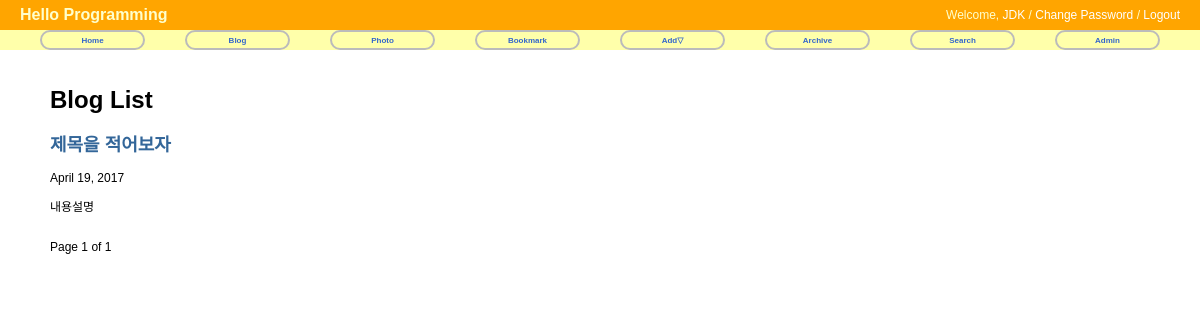
The page /blog/ on the database as committed earlier.
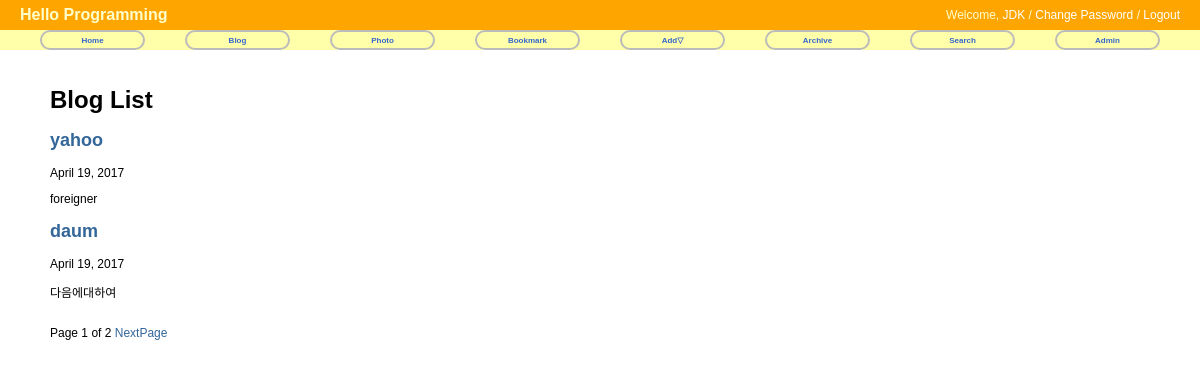
The same page on the database as committed later.
### blog/models.py (models this page shows, shortened)
@python_2_unicode_compatible
class Post(models.Model):
    title = models.CharField('TITLE',max_length=50)
    slug = models.SlugField('SLUG',unique=True,allow_unicode=True,help_text='one word for title alias') #allow_unicode하면 한글처리가능
    description = models.CharField('DESCRIPTION',max_length=100,blank=True,help_text='simple description text')
    content = models.TextField('CONTENT')
    create_date = models.DateTimeField('Create Date',auto_now_add=True)#antu_now_add = 객체가 생성될 때 자동 기록
    modify_date = models.DateTimeField('Modify_Date',auto_now=True)#auto_now = 데이터베이스에 저장될 때 자동 기록
    class Meta: #필드 외에 필요한 파라미터는 메타클래스에 정의
        verbose_name = 'post' #테이블 단수 별칭
        verbose_name_plural = 'posts' #테이블 복수 별칭
        db_table = 'my_post' #데이터베이스에 저장되는 테이블 이름을 'my_post' 로함
        ordering = ('-modify_date',) # 모델객체 리스트 출력시 정렬을 modify_date기준 내림차순
    def get_absolute_url(self):
        return reverse('blog:post_detail',args=(self.slug,)) # 장고 내장 함수

### blog/views.py (the view)
class PostLV(ListView):
    model = Post
    template_name = 'blog/post_all.html'
    context_object_name = 'posts'
    paginate_by = 2

### blog/templates/blog/post_all.html (shortened to what this page needs)
{% extends "base.html" %}
{% block content %}
  <div id="content">
    <h1>Blog List</h1>
    {% for post in posts %}
      <h2><a href='{{post.get_absolute_url}}'>{{post.title}}</a></h2>
      {{post.modify_date|date:"N d, Y"}}
      <p>
        {{post.description}}
      </p>
    {% endfor %}
    <br />
    <div>
      <span>
        Page {{page_obj.number}} of {{page_obj.paginator.num_pages}}
        {% if page_obj.has_next %}
          <a href="?page={{page_obj.next_page_number}}">NextPage</a>
        {% endif %}
      </span>
    </div>
  </div>
{% endblock%}

Rows that differ between the two databases and show on the page:
no longer on this page (row unchanged): Post: title "제목을 적어보자", modify_date "April 19, 2017", description "내용설명"
added Post: title "yahoo", modify_date "April 19, 2017", description "foreigner"
added Post: title "daum", modify_date "April 19, 2017", description "다음에대하여"
Other text that changed with them:
{{ page_obj.paginator.num_pages }}: "1" → "2"
text now shown: "NextPage"
